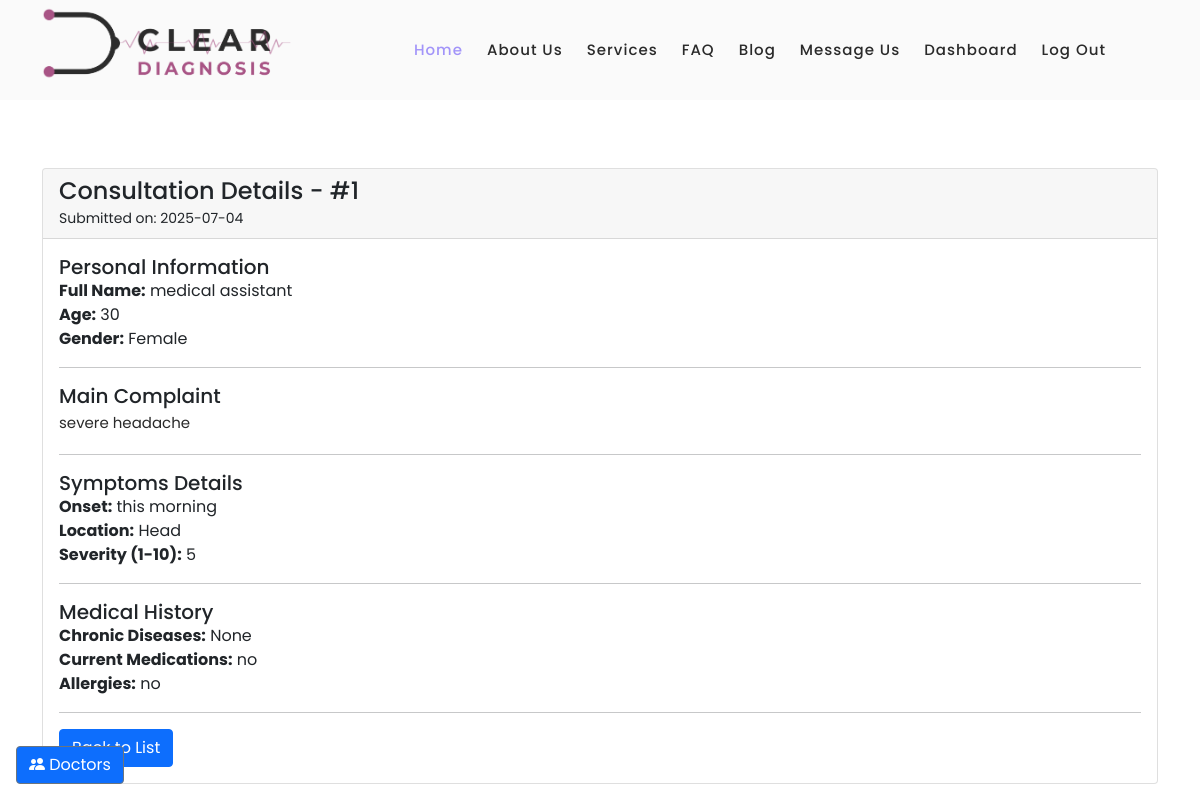
The page /consultation_details/1 (signed in) on the database its author committed.
### models.py (models this page shows, shortened)
class Consultation(db.Model):
    __tablename__ = 'consultations'
    id = db.Column(db.Integer, primary_key=True)
    user_id = db.Column(db.Integer, db.ForeignKey('users.id'), nullable=False)
    doctor_id = db.Column(db.Integer, db.ForeignKey('doctors.id'), nullable=True)
    timestamp = db.Column(db.DateTime, index=True, default=datetime.utcnow)
    full_name = db.Column(db.String(150), nullable=False)
    age = db.Column(db.Integer, nullable=False)
    gender = db.Column(db.String(50))
    main_complaint = db.Column(db.Text, nullable=False)
    onset = db.Column(db.Text)
    location = db.Column(db.Text)
    character = db.Column(db.Text)
    duration = db.Column(db.Text)
    aggravating_factors = db.Column(db.Text)
    alleviating_factors = db.Column(db.Text)
    related_symptoms = db.Column(db.Text)
    severity = db.Column(db.Integer)
    chronic_diseases = db.Column(db.Text)
    current_medications = db.Column(db.Text)
    allergies = db.Column(db.Text)
    previous_surgeries = db.Column(db.Text)
    smoking_status = db.Column(db.String(100))
    user = db.relationship('User', backref=db.backref('consultations', lazy=True))
    doctor = db.relationship('Doctor', backref=db.backref('consultations', lazy=True))

### app.py (the view)
@app.route('/consultation_details/<int:consultation_id>')
@login_required
def consultation_details(consultation_id):
    doctors = db.session.query(User).join(Doctor).filter(User.role == 'doctor').all()
    consultation = Consultation.query.get_or_404(consultation_id)
    if consultation.user_id != current_user.id:
        from flask import abort
        abort(403) # Forbidden
    return render_template('consultation_details.html', consultation=consultation, doctors=doctors)

### app.py (called while the page is built)
@login_manager.user_loader
def load_user(user_id):
    return UserLogin.query.get(int(user_id))

@app.before_request
def create_tables():
    db.create_all()

@app.before_request
def update_last_seen():
    if current_user.is_authenticated:
        current_user.last_login = datetime.utcnow()
        db.session.commit()

### templates/consultation_details.html (shortened to what this page needs)
{% extends "base.html" %}
{% block content %}
<div class="container mt-5">
    <div class="card">
        <div class="card-header">
            <h4>Consultation Details - #{{ consultation.id }}</h4>
            <small>Submitted on: {{ consultation.timestamp.strftime('%Y-%m-%d') }}</small>
        </div>
        <div class="card-body">
            <h5>Personal Information</h5>
            <ul>
                <li><strong>Full Name:</strong> {{ consultation.full_name }}</li>
                <li><strong>Age:</strong> {{ consultation.age }}</li>
                <li><strong>Gender:</strong> {{ consultation.gender }}</li>
            </ul>
            <hr>
            <h5>Main Complaint</h5>
            <p>{{ consultation.main_complaint }}</p>
            <hr>
            <h5>Symptoms Details</h5>
            <ul>
                <li><strong>Onset:</strong> {{ consultation.onset }}</li>
                <li><strong>Location:</strong> {{ consultation.location }}</li>
                <li><strong>Severity (1-10):</strong> {{ consultation.severity }}</li>
            </ul>
            <hr>
            <h5>Medical History</h5>
            <ul>
                <li><strong>Chronic Diseases:</strong> {{ consultation.chronic_diseases }}</li>
                <li><strong>Current Medications:</strong> {{ consultation.current_medications }}</li>
                <li><strong>Allergies:</strong> {{ consultation.allergies }}</li>
            </ul>
            <hr>
            <a href="{{ url_for('my_consultations') }}" class="btn btn-primary">Back to List</a>
        </div>
    </div>
</div>
{% endblock %}

### static/css/templatemo-space-dynamic.css (style rules this page uses)
html, body, div, span, applet, object, iframe, h1, h2, h3, h4, h5, h6, p, blockquote, div pre, a, abbr, acronym, address, big, cite, code, del, dfn, em, font, img, ins, kbd, q, s, samp, small, strike, strong, sub, sup, tt, var, b, u, i, center, dl, dt, dd, ol, ul, li, figure, header, nav, section, article, aside, footer, figcaption { margin: 0; padding: 0; border: 0; outline: 0; }
ul, li { padding: 0; margin: 0; list-style: none; }
* { box-sizing: border-box; }
html, body { font-family: 'Poppins', sans-serif; font-weight: 400; background-color: #fff; -ms-text-size-adjust: 100%; -webkit-font-smoothing: antialiased; -moz-osx-font-smoothing: grayscale; }
a { text-decoration: none !important; }
h1, h2, h3, h4, h5, h6 { margin-top: 0px; margin-bottom: 0px; }
ul { margin-bottom: 0px; }
p { font-size: 15px; line-height: 30px; color: #2a2a2a; }
html, body { background: #fff; font-family: 'Poppins', sans-serif; }

### rows shown on the page
Consultation: id "1", timestamp "2025-07-04", full_name "medical assistant", age "30", gender "Female", main_complaint "severe headache", onset "this morning", location "Head", severity "5", chronic_diseases "None", current_medications "no", allergies "no"
